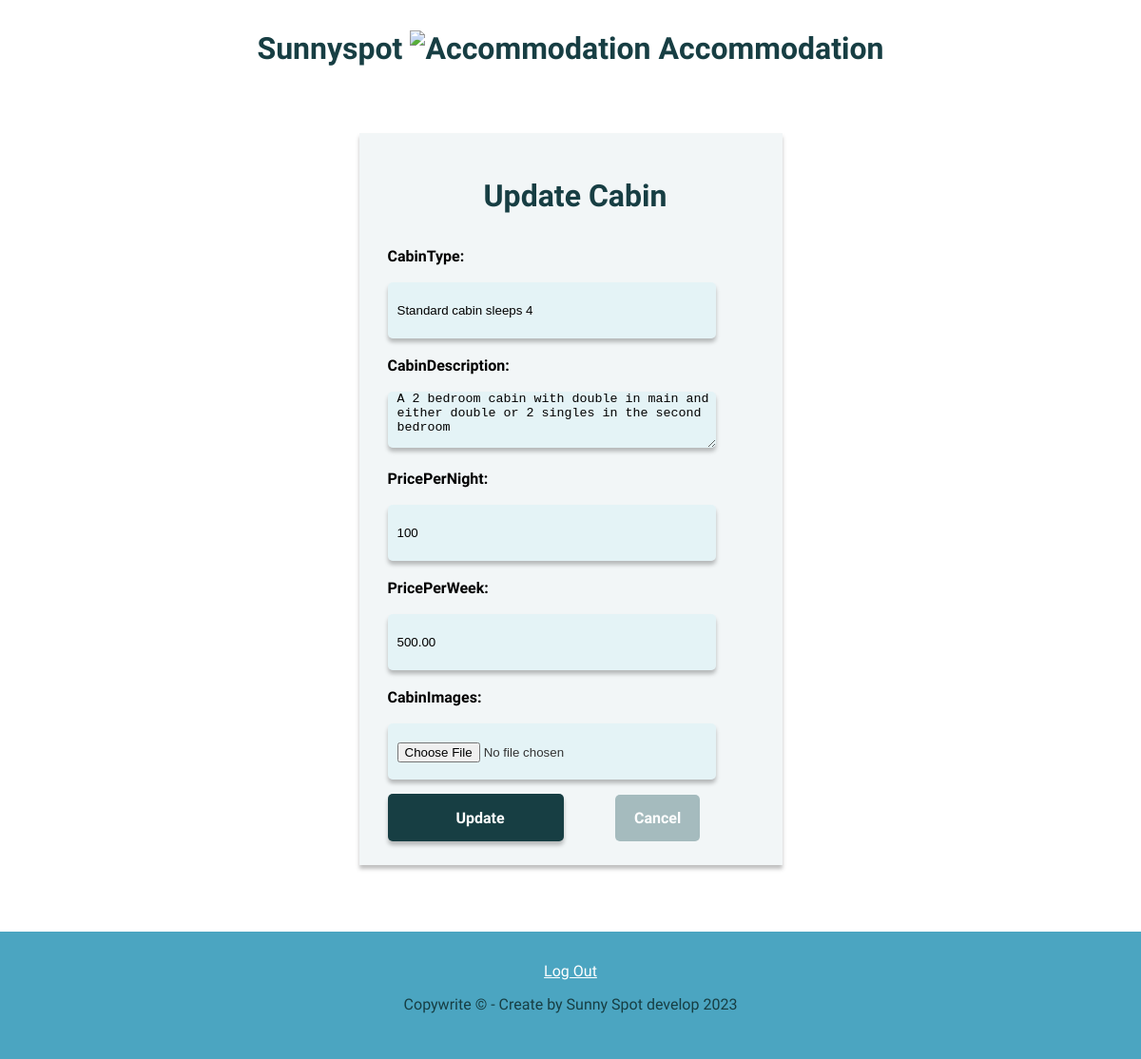
Page /php/updateCabin.php?id=1 on the committed database.
### tables this page shows
CREATE TABLE Cabin (
                cabinID BIGINT AUTO_INCREMENT NOT NULL,
                cabinType VARCHAR(150) NOT NULL,
                cabinDescription VARCHAR(255) NOT NULL,
                pricePerNight BIGINT NOT NULL,
                pricePerWeek DECIMAL(10,2) NOT NULL,
                photo VARCHAR(50) NOT NULL,
                PRIMARY KEY (cabinID)
);

### php/updateCabin.php (the view, shortened to what this page needs)
<?php
require('header.php');
require('config.php');
if (isset($_GET['id'])) {
    $cabin_id = mysqli_real_escape_string($conn, $_GET['id']);
    $sql = "SELECT * FROM `cabin` WHERE cabinID ='$cabin_id'";
    if ($res = $conn->query($sql)) {
        if ($res->num_rows > 0) {
            while ($row = $res->fetch_array()) {
                if (isset($row['cabinID'])) {
                    $cabin_id = $row['cabinID'];
                }
                if (isset($row['cabinType'])) {
                    $cabin_type = $row['cabinType'];
                }
                if (isset($row['cabinDescription'])) {
                    $cabin_description = $row['cabinDescription'];
                }
                if (isset($row['pricePerNight'])) {
                    $price_day = $row['pricePerNight'];
                }
                if (isset($row['pricePerWeek'])) {
                    $price_week = $row['pricePerWeek'];
                }
            }
        } else {
            echo "No record found for the provided ID.";
            exit();
        }
    } else {
        echo "ERROR: Could not able to execute $sql. " . $conn->error;
        exit();
    }
} else {
    echo "No ID parameter provided.";
    exit();
}
?>
<header>
    <div class="logo">
        <h1>Sunnyspot <img src="../images/accommodation.png" alt="Accommodation"> Accommodation</h1>
    </div>
</header>
<form class="add_cabin" action="updateCabin.php?id=<?php echo $cabin_id; ?>" method="POST" enctype="multipart/form-data">
    <h1>Update Cabin</h1>
    <label>CabinType:</label>
    <input type="text" id="cabin_type" name="cabin_type" value="<?php echo $cabin_type; ?>" required>
    <label>CabinDescription:</label>
    <textarea id="description" name="cabin_description" rows="4" cols="50"><?php echo $cabin_description; ?></textarea>
    <label>PricePerNight:</label>
    <input type="text" id="price_day" name="price_day" value="<?php echo $price_day; ?>">
    <label>PricePerWeek:</label>
    <input type="text" id="price_week" name="price_week" value="<?php echo $price_week; ?>">
    <label for="cabinimage" class="file-upload">CabinImages:</label>
    <input type="file" id="cabinimage" name="cabinimage" accept="image/*">
    <br>
    <input type="submit" name="update_cabin" id="update_cabin" class="btn_add" value="Update">
    <a href="showAllCabins.php" class="btn-cancel">Cancel</a>
</form>
<footer>
    <a href="../php/adminLogout.php">Log Out</a>
    <p>Copywrite © - Create by Sunny Spot develop 2023</p>
</footer>

### style/sunny.css (style rules this page uses)
* { margin: 0; padding: 0; box-sizing: border-box; }
body { font-family: Verdana, Arial, sans-serif; color: #343434; }
h1, h2, h3, p, nav, label { font-family: Quando, Arial, serif; color: #173e43; margin-top: 1em; margin-bottom: 1em; text-align: center; }
.logo { display: block; align-items: center; }
.logo img { max-width: 100%; height: auto; text-align: center; }
.form, .add_cabin { width: 445px; height: auto; align-items: center; margin: 70px auto; padding: 15px 20px 25px 30px; background-color: rgb(242, 246, 247); box-shadow: 0px 4px 4px rgba(0, 0, 0, 0.25); }
label { width: 86px; height: 24px; font-style: bold; font-weight: 600; font-size: 16px; line-height: 17px; display: flex; align-items: center; color: #000000; }
input, textarea { width: 345px; height: 59px; background: rgba(190, 232, 245, 0.27); box-shadow: 0px 4px 4px rgba(0, 0, 0, 0.25); border-radius: 5px; border: none; outline: none; padding-left: 10px; }
.btn-cancel { background-color: #a5bbbe; color: white; padding: 15px 20px; text-decoration: none; font-family: Quando, Arial, serif; font-size: 16px; font-weight: 600; border-radius: 5px; cursor: pointer; }
input[type="submit"] { margin-top: 15px; align-items: center; }
input[type="file"] { padding-top: 20px; }
footer { background-color: #4BA5C1; color: white; text-align: center; padding: 2em; margin-top: 1em; font-family: Quando, Arial, serif; }
footer a { color: white; }
button, input[type="submit"], input[type="reset"], input[type="button"] { color: #fff; font-family: Quando, Arial, serif; font-size: 16px; font-weight: 600; border-radius: 5px; cursor: pointer; height: 50px; margin-right: 50px; }
input[type="submit"], .btn-add, .btn-update { background-color: #173e43; width: 185px; }
form button, form input[type="submit"], form input[type="reset"], form input[type="button"] { margin-top: 15px; align-items: center; }

### rows in the picture
cabin: cabin_type "Standard cabin sleeps 4", cabin_description "A 2 bedroom cabin with double in main and either double or 2 singles in the second bedroom", price_day "100", price_week "500.00"
